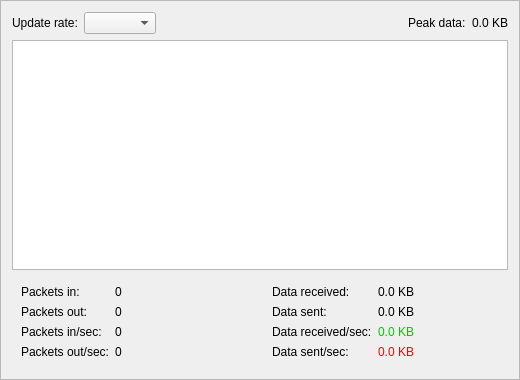
<?xml version="1.0" encoding="UTF-8"?>
<ui version="4.0">
 <class>NetworkActivity</class>
 <widget class="QFrame" name="NetworkActivity">
  <property name="geometry">
   <rect>
    <x>0</x>
    <y>0</y>
    <width>520</width>
    <height>380</height>
   </rect>
  </property>
  <property name="windowTitle">
   <string>Network Activity</string>
  </property>
  <property name="frameShape">
   <enum>QFrame::StyledPanel</enum>
  </property>
  <property name="frameShadow">
   <enum>QFrame::Raised</enum>
  </property>
  <layout class="QVBoxLayout" name="verticalLayout">
   <item>
    <layout class="QHBoxLayout" name="horizontalLayout">
     <item>
      <widget class="QLabel" name="label">
       <property name="text">
        <string>Update rate:</string>
       </property>
      </widget>
     </item>
     <item>
      <widget class="QComboBox" name="rateComboBox"/>
     </item>
     <item>
      <spacer name="horizontalSpacer">
       <property name="orientation">
        <enum>Qt::Horizontal</enum>
       </property>
       <property name="sizeHint" stdset="0">
        <size>
         <width>40</width>
         <height>20</height>
        </size>
       </property>
      </spacer>
     </item>
     <item>
      <widget class="QLabel" name="label_10">
       <property name="text">
        <string>Peak data:</string>
       </property>
      </widget>
     </item>
     <item>
      <widget class="QLabel" name="peakLabel">
       <property name="text">
        <string>0.0 KB</string>
       </property>
      </widget>
     </item>
    </layout>
   </item>
   <item>
    <widget class="QGraphicsView" name="graphView">
     <property name="verticalScrollBarPolicy">
      <enum>Qt::ScrollBarAlwaysOff</enum>
     </property>
     <property name="horizontalScrollBarPolicy">
      <enum>Qt::ScrollBarAlwaysOff</enum>
     </property>
    </widget>
   </item>
   <item>
    <layout class="QHBoxLayout" name="horizontalLayout_2">
     <item>
      <widget class="QWidget" name="widget" native="true">
       <layout class="QFormLayout" name="formLayout">
        <item row="0" column="0">
         <widget class="QLabel" name="label_2">
          <property name="text">
           <string>Packets in:</string>
          </property>
         </widget>
        </item>
        <item row="0" column="1">
         <widget class="QLabel" name="packetsInLabel">
          <property name="text">
           <string>0</string>
          </property>
         </widget>
        </item>
        <item row="1" column="0">
         <widget class="QLabel" name="label_3">
          <property name="text">
           <string>Packets out:</string>
          </property>
         </widget>
        </item>
        <item row="1" column="1">
         <widget class="QLabel" name="packetsOutLabel">
          <property name="text">
           <string>0</string>
          </property>
         </widget>
        </item>
        <item row="2" column="0">
         <widget class="QLabel" name="label_4">
          <property name="text">
           <string>Packets in/sec:</string>
          </property>
         </widget>
        </item>
        <item row="2" column="1">
         <widget class="QLabel" name="packetsInPerSecLabel">
          <property name="text">
           <string>0</string>
          </property>
         </widget>
        </item>
        <item row="3" column="0">
         <widget class="QLabel" name="label_5">
          <property name="text">
           <string>Packets out/sec:</string>
          </property>
         </widget>
        </item>
        <item row="3" column="1">
         <widget class="QLabel" name="packetsOutPerSecLabel">
          <property name="text">
           <string>0</string>
          </property>
         </widget>
        </item>
       </layout>
      </widget>
     </item>
     <item>
      <widget class="QWidget" name="widget_2" native="true">
       <layout class="QFormLayout" name="formLayout_2">
        <item row="0" column="0">
         <widget class="QLabel" name="label_6">
          <property name="text">
           <string>Data received:</string>
          </property>
         </widget>
        </item>
        <item row="0" column="1">
         <widget class="QLabel" name="dataReceivedLabel">
          <property name="text">
           <string>0.0 KB</string>
          </property>
         </widget>
        </item>
        <item row="1" column="0">
         <widget class="QLabel" name="label_7">
          <property name="text">
           <string>Data sent:</string>
          </property>
         </widget>
        </item>
        <item row="1" column="1">
         <widget class="QLabel" name="dataSentLabel">
          <property name="text">
           <string>0.0 KB</string>
          </property>
         </widget>
        </item>
        <item row="2" column="0">
         <widget class="QLabel" name="label_8">
          <property name="text">
           <string>Data received/sec:</string>
          </property>
         </widget>
        </item>
        <item row="2" column="1">
         <widget class="QLabel" name="dataReceivedPerSecLabel">
          <property name="palette">
           <palette>
            <active>
             <colorrole role="WindowText">
              <brush brushstyle="SolidPattern">
               <color alpha="255">
                <red>0</red>
                <green>201</green>
                <blue>0</blue>
               </color>
              </brush>
             </colorrole>
            </active>
            <inactive>
             <colorrole role="WindowText">
              <brush brushstyle="SolidPattern">
               <color alpha="255">
                <red>0</red>
                <green>201</green>
                <blue>0</blue>
               </color>
              </brush>
             </colorrole>
            </inactive>
            <disabled>
             <colorrole role="WindowText">
              <brush brushstyle="SolidPattern">
               <color alpha="255">
                <red>69</red>
                <green>69</green>
                <blue>69</blue>
               </color>
              </brush>
             </colorrole>
            </disabled>
           </palette>
          </property>
          <property name="text">
           <string>0.0 KB</string>
          </property>
         </widget>
        </item>
        <item row="3" column="0">
         <widget class="QLabel" name="label_9">
          <property name="text">
           <string>Data sent/sec:</string>
          </property>
         </widget>
        </item>
        <item row="3" column="1">
         <widget class="QLabel" name="dataSentPerSecLabel">
          <property name="palette">
           <palette>
            <active>
             <colorrole role="WindowText">
              <brush brushstyle="SolidPattern">
               <color alpha="255">
                <red>255</red>
                <green>0</green>
                <blue>0</blue>
               </color>
              </brush>
             </colorrole>
            </active>
            <inactive>
             <colorrole role="WindowText">
              <brush brushstyle="SolidPattern">
               <color alpha="255">
                <red>255</red>
                <green>0</green>
                <blue>0</blue>
               </color>
              </brush>
             </colorrole>
            </inactive>
            <disabled>
             <colorrole role="WindowText">
              <brush brushstyle="SolidPattern">
               <color alpha="255">
                <red>69</red>
                <green>69</green>
                <blue>69</blue>
               </color>
              </brush>
             </colorrole>
            </disabled>
           </palette>
          </property>
          <property name="text">
           <string>0.0 KB</string>
          </property>
         </widget>
        </item>
       </layout>
      </widget>
     </item>
    </layout>
   </item>
  </layout>
 </widget>
 <resources/>
 <connections/>
</ui>
